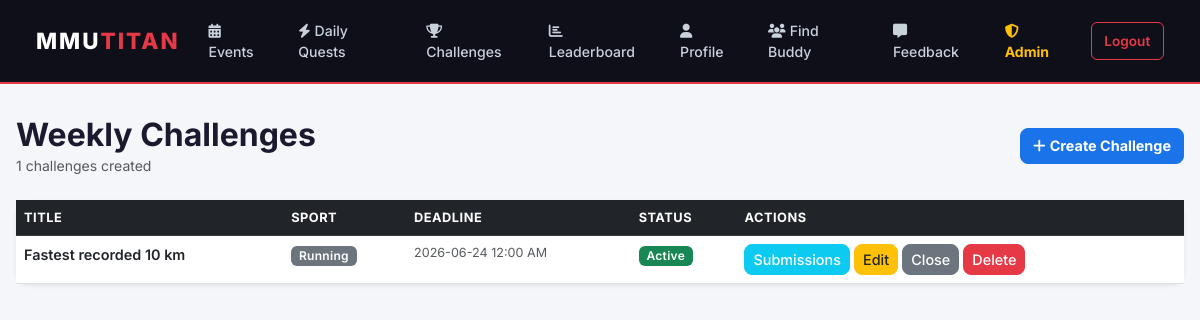
/admin/challenges (signed in), run on the app's committed database.
### mmutitan/models.py (models this page shows)
class Challenge(db.Model):
    id = db.Column(db.Integer, primary_key=True)
    title = db.Column(db.String(100), nullable=False)
    description = db.Column(db.Text, nullable=False)
    sport_category = db.Column(db.String(50), nullable=False)
    deadline = db.Column(db.DateTime, nullable=False)
    scoring_criteria = db.Column(db.String(100), nullable=False)
    is_closed = db.Column(db.Boolean, default=False)
    submissions = db.relationship('Submission', backref='challenge_ref', lazy=True, cascade="all, delete-orphan")

### mmutitan/app.py (the view)
    @app.route('/admin/challenges')
    @login_required
    def admin_challenges():
        if not current_user.is_admin:
            flash('Access denied.', 'danger')
            return redirect(url_for('home'))
        challenges = Challenge.query.all()
        return render_template('admin_challenges.html', title='Manage Challenges', challenges=challenges)

### mmutitan/models.py (called while the page is built)
@login_manager.user_loader
def load_user(user_id):
    return User.query.get(int(user_id))

### mmutitan/templates/admin_challenges.html
{% extends "base.html" %}
{% block content %}
<div class="d-flex justify-content-between align-items-center mb-4">
    <div>
        <h2 class="fw-bold mb-0">Weekly Challenges</h2>
        <p class="text-muted small mb-0">{{ challenges|length }} challenges created</p>
    </div>
    <a href="{{ url_for('add_challenge') }}" class="btn btn-primary fw-bold">
        <i class="fa fa-plus me-1"></i>Create Challenge
    </a>
</div>
<div class="card shadow-sm">
    <div class="card-body p-0">
        {% if challenges %}
        <table class="table table-hover mb-0">
            <thead class="table-dark">
                <tr>
                    <th>Title</th>
                    <th>Sport</th>
                    <th>Deadline</th>
                    <th>Status</th>
                    <th>Actions</th>
                </tr>
            </thead>
            <tbody>
                {% for challenge in challenges %}
                <tr>
                    <td class="fw-semibold">{{ challenge.title }}</td>
                    <td><span class="badge bg-secondary">{{ challenge.sport_category }}</span></td>
                    <td class="small text-muted">{{ challenge.deadline.strftime('%Y-%m-%d %I:%M %p') }}</td>
                    <td>
                        {% if challenge.is_closed %}
                        <span class="badge bg-danger">Closed</span>
                        {% else %}
                        <span class="badge bg-success">Active</span>
                        {% endif %}
                    </td>
                    <td>
                        <a href="{{ url_for('view_submissions', challenge_id=challenge.id) }}"
                           class="btn btn-sm btn-info text-white">Submissions</a>
                        <a href="{{ url_for('edit_challenge', challenge_id=challenge.id) }}"
                           class="btn btn-sm btn-warning text-dark">Edit</a>
                        {% if not challenge.is_closed %}
                        <form action="{{ url_for('close_challenge', challenge_id=challenge.id) }}"
                              method="POST" class="d-inline">
                            <button type="submit" class="btn btn-sm btn-secondary"
                                    onclick="return confirm('Close this challenge early?');">Close</button>
                        </form>
                        {% endif %}
                        <form action="{{ url_for('delete_challenge', challenge_id=challenge.id) }}"
                              method="POST" class="d-inline">
                            <button type="submit" class="btn btn-sm btn-danger"
                                    onclick="return confirm('Permanently delete this challenge?');">Delete</button>
                        </form>
                    </td>
                </tr>
                {% endfor %}
            </tbody>
        </table>
        {% else %}
        <p class="text-muted text-center py-5">No challenges yet. Create one above!</p>
        {% endif %}
    </div>
</div>
{% endblock %}

### mmutitan/templates/base.html (style rules this page uses)
body { font-family: 'Inter', sans-serif; background-color: #f4f6f9; color: #1a1a2e; }
.card { border: none; border-radius: 12px; box-shadow: 0 2px 12px rgba(0,0,0,0.07); }
.btn-primary { background-color: #1a73e8; border-color: #1a73e8; }
.btn-danger { background-color: #e63946; border-color: #e63946; }
.btn { border-radius: 8px; font-weight: 500; font-size: 0.9rem; }
.badge { font-weight: 600; letter-spacing: 0.3px; border-radius: 6px; font-size: 0.75rem; }
.table { font-size: 0.9rem; }
.table thead th { font-weight: 700; font-size: 0.8rem; letter-spacing: 0.5px; text-transform: uppercase; }

### data on the page
Challenge: title "Fastest recorded 10 km", sport_category "Running", deadline "2026-06-24 12:00 AM", is_closed "Active"

### other printed values
{{ challenges|length }} "1"
